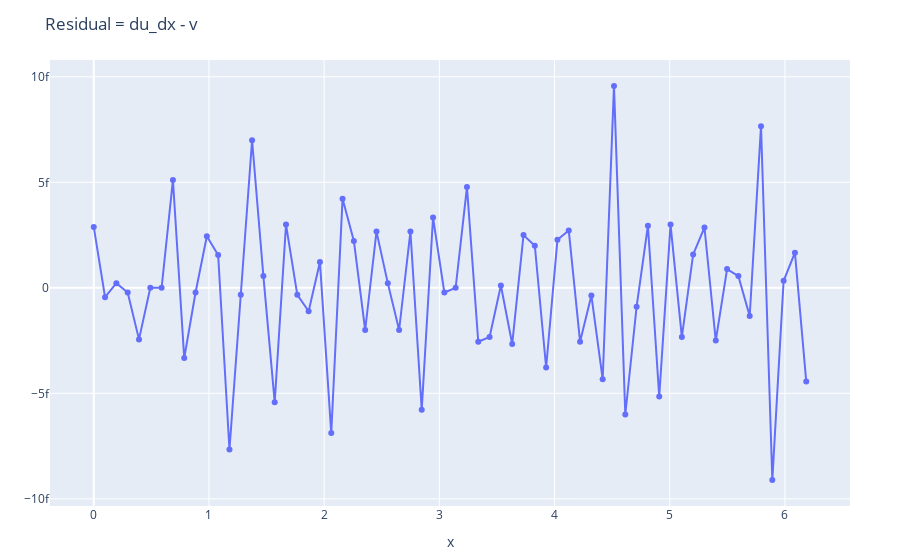

Notebook cell for this chart:
### Code cell
plot([
    scatter(x=x, y=du_dx - v, mode="markers+lines")],
    Layout(xaxis_title="x", title="Residual = du_dx - v") #yaxis_title="u(x)",  
)
